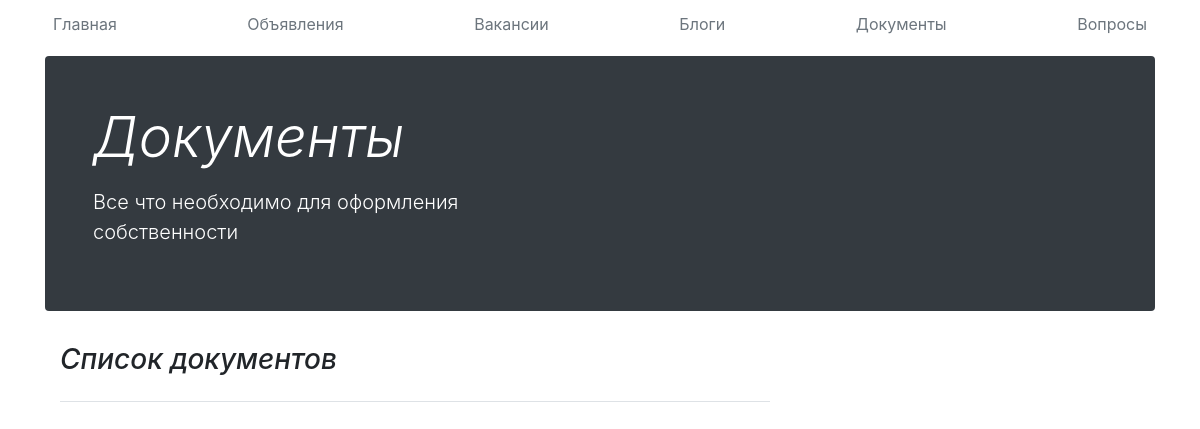
Page /documents/ on the earlier database version.
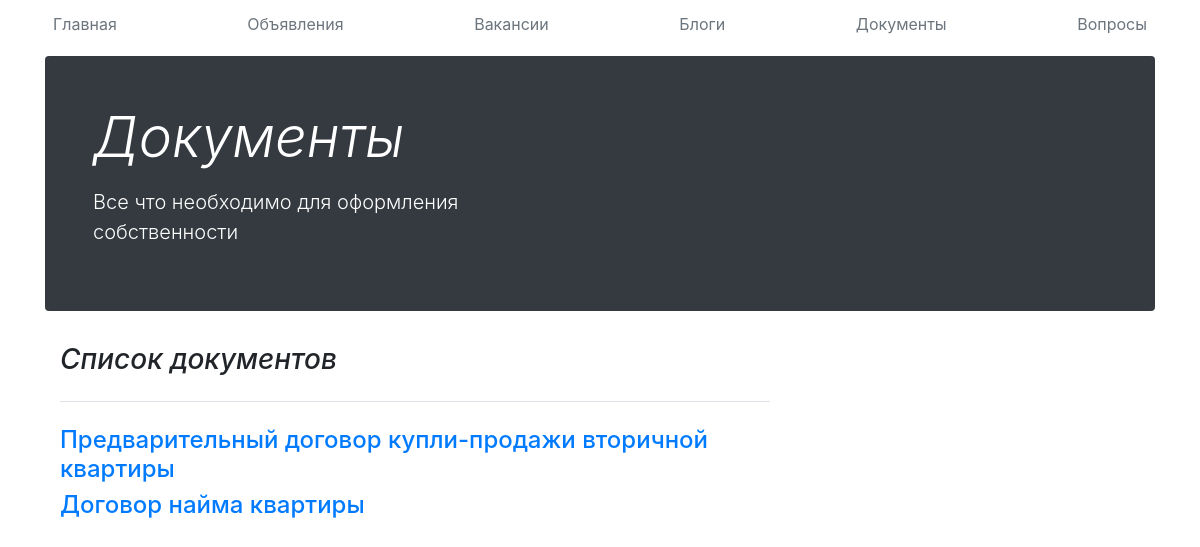
Same page on the later database version.
### main/models.py (models this page shows, shortened)
class Documents(models.Model):
    id = models.AutoField(primary_key=True)
    title = models.TextField('Название документа')
    url = models.URLField('Ссылка на документ')
    class Meta:
        verbose_name = "Документ"
        verbose_name_plural = "Документы"

### main/views.py (the view)
# urls.py: path('documents/', views.documents, name='documents'),
def documents(request):
    docs = Documents.objects.all()
    return render(request, 'main/documents.html', {'docs': docs})

### main/templates/main/documents.html (shortened to what this page needs)
{% extends 'main/base.html' %}
{% block name %}Документы{% endblock %}
{% block description %}Все что необходимо для оформления собственности{% endblock %}
{% block content %}
    <div class="col-md-8 blog-main">
      <h3 class="pb-4 mb-4 font-italic border-bottom">
        Список документов
      </h3>
{% for doc in docs %}
      <h4><a href="{{doc.url}}">{{doc.title}}</a></h4>
{% endfor %}
    </div>
{% endblock %}

Differences in the rows shown:
added Documents: title "Предварительный договор купли-продажи вторичной квартиры"
added Documents: title "Договор найма квартиры"
